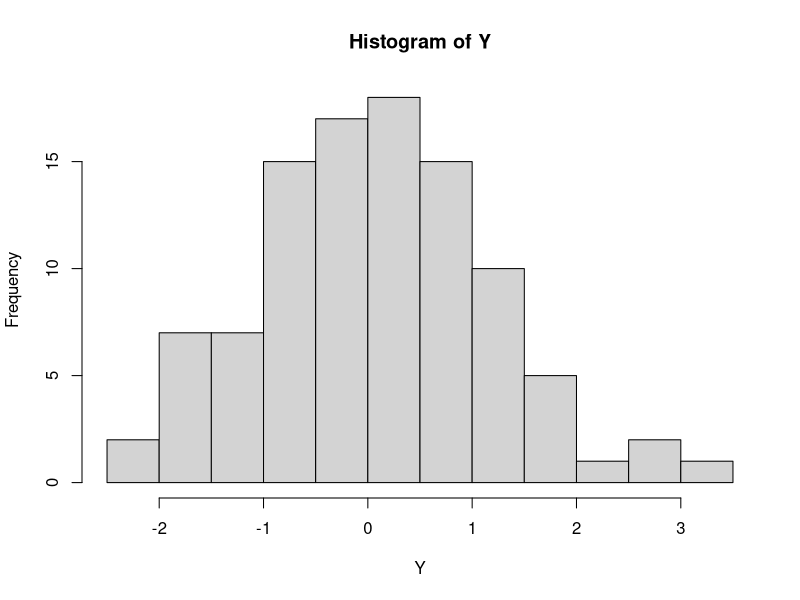

The R script that drew this image:
## ---- chunk 1
knitr::opts_chunk$set(echo = TRUE)
## ---- chunk 2
Y <- rnorm(100)
hist(Y)
